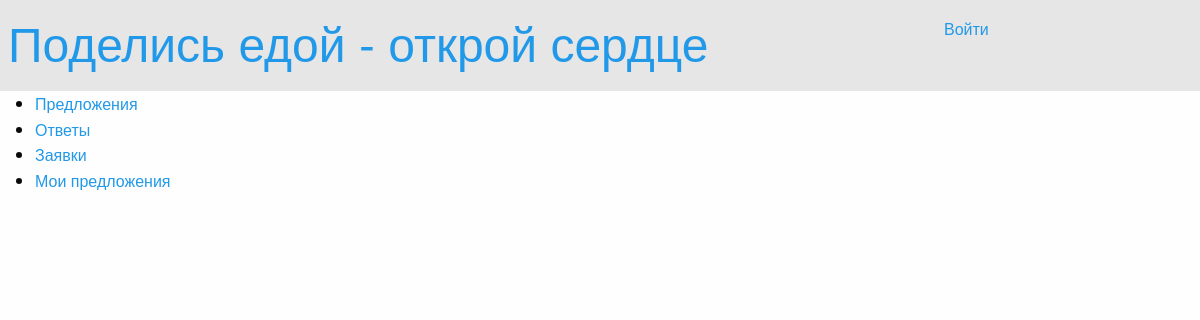
The app's page /basicview/requests/, older data.
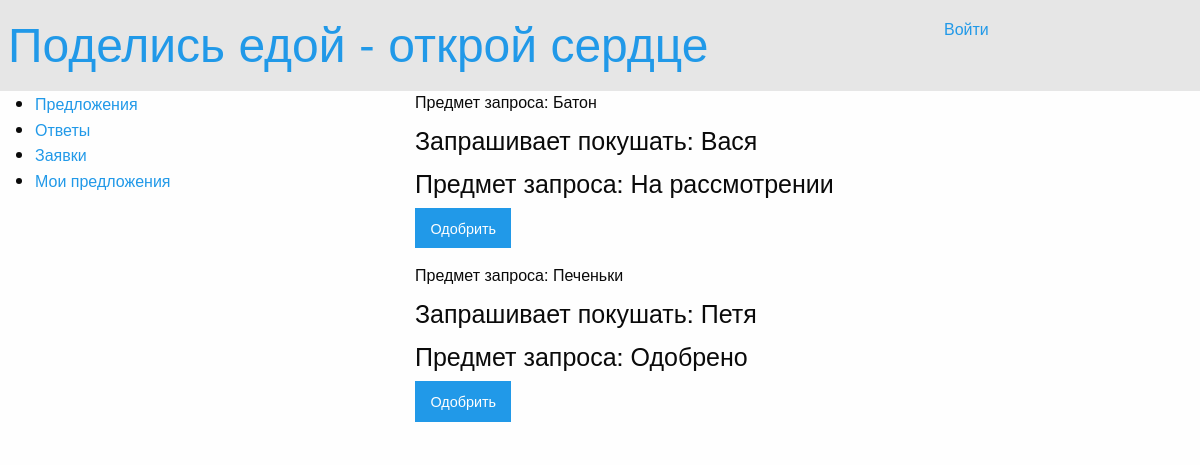
The same page, newer data.
### offers/models.py (models this page shows)
class Request(models.Model):
    class Meta:
        db_table = "request"
    request_title = models.CharField(max_length=200)
    request_requester = models.CharField(max_length=20)
    request_status = models.CharField(max_length=20)

### offers/views.py (the view)
def requests(request):
    all_requests = Request.objects.all()
    return render_to_response('requests.html', {
        'requests': all_requests,
        'username': auth.get_user(request).username
    })

### offers/templates/requests.html (shortened to what this page needs)
{% extends 'main.html' %}
{% load staticfiles %}
{% block requests %}
<!DOCTYPE html>
<html lang="ru">
<head>
</head>
<body>
    <div class="large-8 columns">
        {% for request in requests %}
            <h6>Предмет запроса: {{ request.request_title }}</h6>
            <h4>Запрашивает покушать: {{ request.request_requester }}</h4>
            <h4>Предмет запроса: {{ request.request_status }}</h4>
            <button class="button">Одобрить</button>
        {% endfor %}
    </div>
</body>
</html>
{% endblock %}

Row changes from the older to the newer data that the page shows:
added Request: request_title "Батон", request_requester "Вася", request_status "На рассмотрении"
added Request: request_title "Печеньки", request_requester "Петя", request_status "Одобрено"
